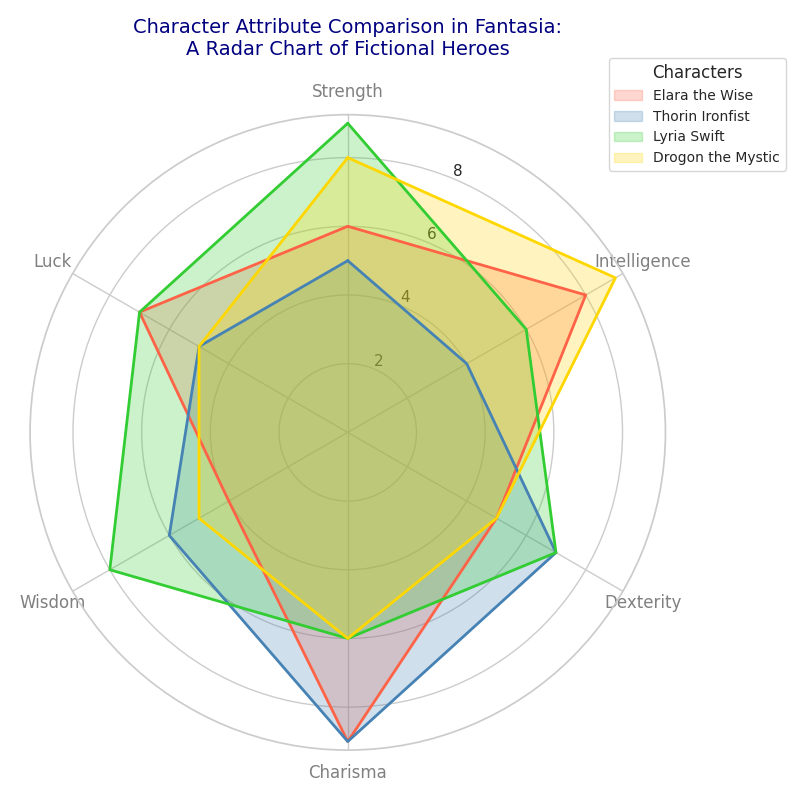

Write the Python code that produced this figure.
import matplotlib.pyplot as plt
import numpy as np

characters = ['Elara the Wise', 'Thorin Ironfist', 'Lyria Swift', 'Drogon the Mystic']
categories = ['Strength', 'Intelligence', 'Dexterity', 'Charisma', 'Wisdom', 'Luck']
num_categories = len(categories)

# Attribute values with random alterations while preserving dimensional structure
elara_attributes = [6, 8, 5, 9, 4, 7]  # Altered
thorin_attributes = [5, 4, 7, 9, 6, 5]  # Altered
lyria_attributes = [9, 6, 7, 6, 8, 7]  # Altered
drogon_attributes = [8, 9, 5, 6, 5, 5]  # Altered

data = [elara_attributes, thorin_attributes, lyria_attributes, drogon_attributes]
data_with_closure = [d + [d[0]] for d in data]

angles = np.linspace(0, 2 * np.pi, num_categories, endpoint=False).tolist()
angles += angles[:1]

fig, ax = plt.subplots(figsize=(8, 8), subplot_kw=dict(polar=True))
ax.set_theta_offset(np.pi / 2)
ax.set_theta_direction(-1)

colors = ['#FF6347', '#4682B4', '#32CD32', '#FFD700']
for i, attribute_values in enumerate(data_with_closure):
    ax.fill(angles, attribute_values, color=colors[i], alpha=0.25, label=characters[i])
    ax.plot(angles, attribute_values, color=colors[i], linewidth=2)

plt.xticks(angles[:-1], categories, color='grey', size=12)
plt.title('Character Attribute Comparison in Fantasia:\nA Radar Chart of Fictional Heroes', size=14, color='navy', pad=20)
plt.legend(loc='upper right', bbox_to_anchor=(1.2, 1.1), fontsize=10, title='Characters')

plt.tight_layout()
plt.show()
